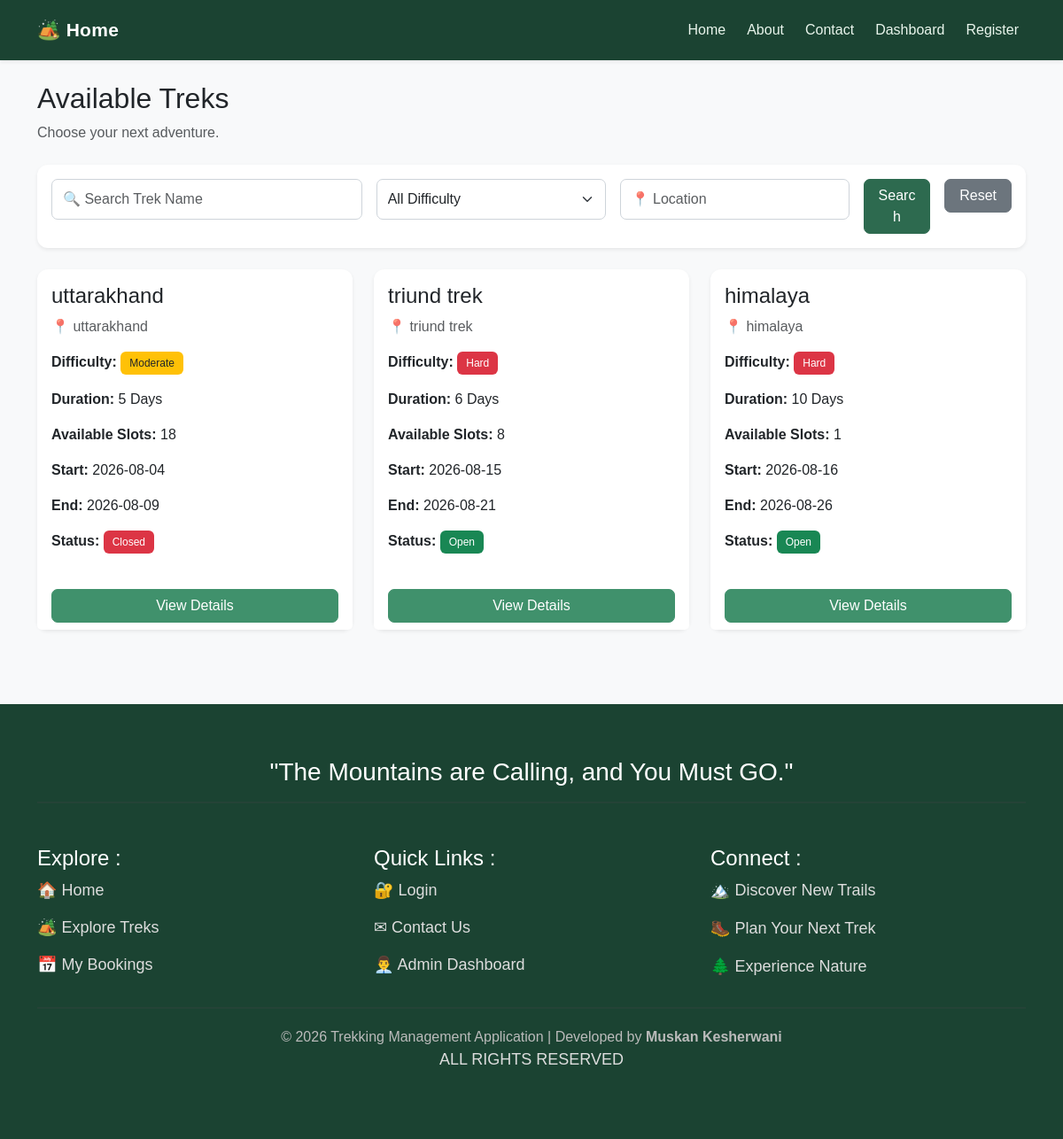
Before: /user/trek (signed in) with the older database file.
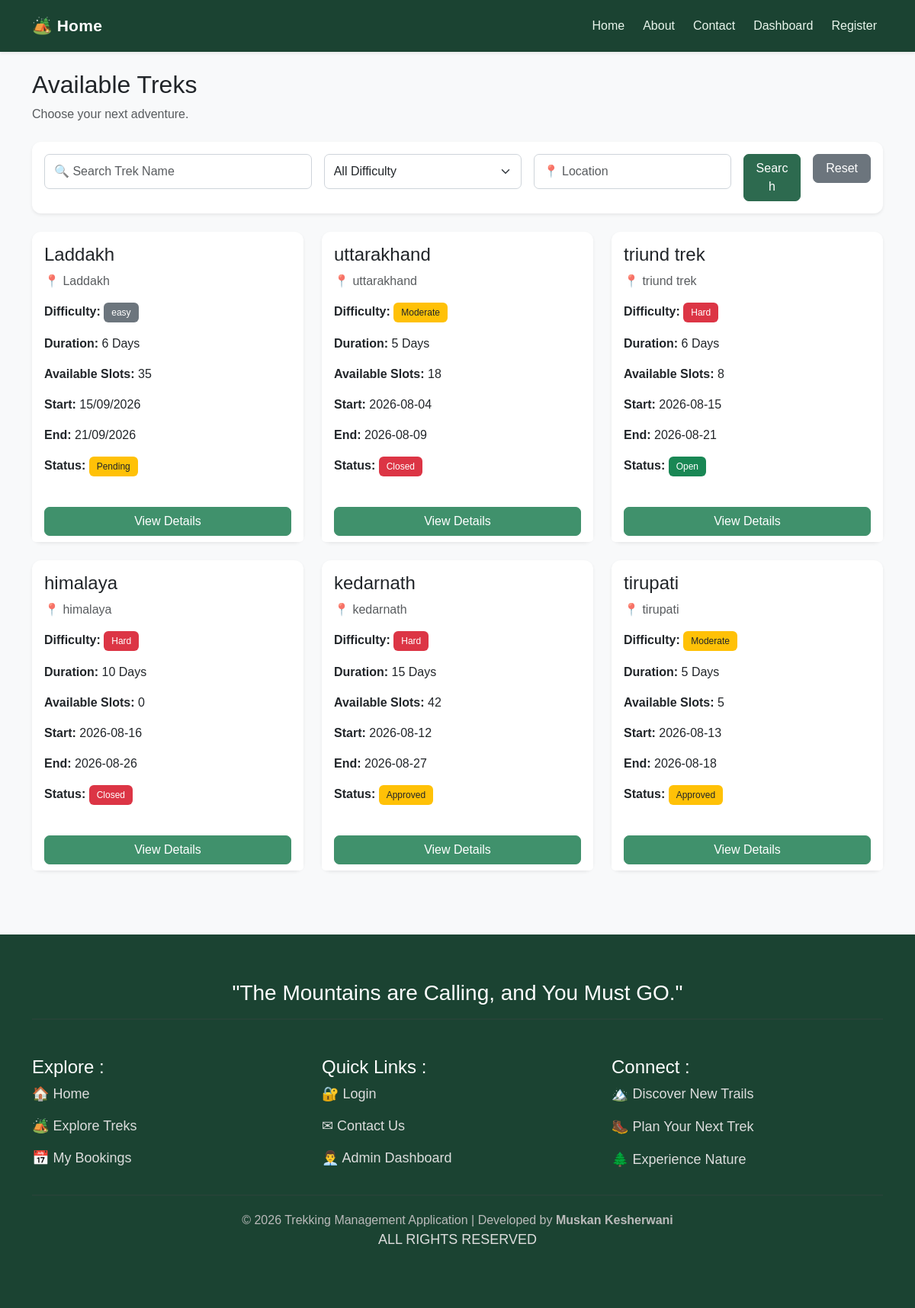
After: the same page with the newer database file.
### tables this page shows
CREATE TABLE trek (
    id INTEGER PRIMARY KEY AUTOINCREMENT,
    name TEXT NOT NULL,
    location TEXT NOT NULL,
    difficulty TEXT NOT NULL,
    duration INTEGER NOT NULL,
    available_slots INTEGER NOT NULL,
    assigned_staff_id INTEGER,
    status TEXT DEFAULT 'Pending',
    start_date TEXT NOT NULL,
    end_date TEXT NOT NULL, description TEXT,

    FOREIGN KEY (assigned_staff_id)
    REFERENCES staff(id)
);

### app.py (the view)
@app.route("/user/trek")
@user_required
def user_trek():
    search = request.args.get("search", "")
    difficulty = request.args.get("difficulty", "")
    location = request.args.get("location", "")
    connection = sqlite3.connect("trekking.db")
    cursor = connection.cursor()
    cursor.execute("""
        SELECT
            id,
            name,
            location,
            difficulty,
            duration,
            available_slots,
            start_date,
            end_date,
            status,
            description
        FROM trek
        WHERE name LIKE ?
        AND difficulty LIKE ?
        AND location LIKE ?
    """, (
        "%" + search + "%",
        "%" + difficulty + "%",
        "%" + location + "%"
    ))
    treks = cursor.fetchall()
    print("AVAILABLE SLOTS CHECK:")
    for trek in treks:
        print("Trek:", trek[1], "| Available Slots:", trek[5])
    connection.close()
    return render_template(
        "user_trek.html",
        treks=treks
    )

### app.py (called while the page is built)
def user_required(f):
    @wraps(f)
    def decorated_function(*args, **kwargs):
        if session.get("role") != "user":
            return redirect("/login")
        return f(*args, **kwargs)
    return decorated_function

### templates/user_trek.html (shortened to what this page needs)
<!DOCTYPE html>
<html lang="en">
<head>
</head>
<body>
    {% extends "base.html" %}
    {% block content %}
    <div class="mb-4">
        <h2>Available Treks</h2>
        <p class="text-muted">
            Choose your next adventure.
        </p>
    </div>
    <div class="card shadow-sm mb-4">
        <div class="card-body">
            <form method="GET" action="/user/trek">
                <div class="row g-3">
                    <div class="col-md-4">
                        <input type="text" name="search" class="form-control" placeholder="🔍 Search Trek Name"
                            value="{{ request.args.get('search', '') }}">
                    </div>
                    <div class="col-md-3">
                        <select name="difficulty" class="form-select">
                            <option value="">
                                All Difficulty
                            </option>
                        </select>
                    </div>
                    <div class="col-md-3">
                        <input type="text" name="location" class="form-control" placeholder="📍 Location"
                            value="{{ request.args.get('location', '') }}">
                    </div>
                    <div class="col-md-1">
                        <button type="submit" class="btn btn-success w-100">
                            Search
                        </button>
                    </div>
                    <div class="col-md-1">
                        <a href="/user/trek" class="btn btn-secondary w-100">
                            Reset
                        </a>
                    </div>
                </div>
            </form>
        </div>
    </div>
    <div class="row">
        {% for trek in treks %}
        <div class="col-md-6 col-lg-4 mb-4">
            <div class="card shadow-sm h-100">
                <div class="card-body">
                    <h4>
                        {{ trek[1] }}
                    </h4>
                    <p class="text-muted">
                        📍 {{ trek[2] }}
                    </p>
                    <p>
                        <strong>Difficulty:</strong>
                        {% if trek[3] == "Easy" %}
                        <span class="badge bg-success">
                            Easy
                        </span>
                        {% elif trek[3] == "Moderate" %}
                        <span class="badge bg-warning text-dark">
                            Moderate
                        </span>
                        {% elif trek[3] == "Hard" %}
                        <span class="badge bg-danger">
                            Hard
                        </span>
                        {% else %}
                        <span class="badge bg-secondary">
                            {{ trek[3] }}
                        </span>
                        {% endif %}
                    </p>
                    <p>
                        <strong>Duration:</strong>
                        {{ trek[4] }} Days
                    </p>
                    <p>
                        <strong>Available Slots:</strong>
                        {{ trek[5] }}
                    </p>
                    <p>
                        <strong>Start:</strong>
                        {{ trek[6] }}
                    </p>
                    <p>
                        <strong>End:</strong>
                        {{ trek[7] }}
                    </p>
                    <p>
                        <strong>Status:</strong>
                        {% if trek[8] == "Open" %}
                        <span class="badge bg-success">
                            Open
                        </span>
                        {% elif trek[8] == "Closed" %}
                        <span class="badge bg-danger">
                            Closed
                        </span>
                        {% else %}
                        <span class="badge bg-warning text-dark">
                            {{ trek[8] }}
                        </span>
                        {% endif %}
                    </p>
                </div>
                <div class="card-footer bg-white border-0">
                    <a href="/user/trek/{{ trek[0] }}" class="btn btn-primary w-100">
                        View Details
                    </a>
                </div>
            </div>
        </div>
        {% endfor %}
    </div>
    {% endblock %}

### templates/base.html (shortened to what this page needs)
<!DOCTYPE html>
<html lang="en">
<head>
    <link href="https://cdn.jsdelivr.net/npm/bootstrap@5.3.3/dist/css/bootstrap.min.css" rel="stylesheet">
    <link rel="stylesheet" href="{{ url_for('static', filename='css/style.css') }}">
</head>
<body>
    <nav class="navbar navbar-expand-lg navbar-dark bg-dark shadow-sm">
        <div class="container">
            <a class="navbar-brand fw-bold" href="/">
                🏕️ Home
            </a>
            <div class="collapse navbar-collapse" id="navbarContent">
                <ul class="navbar-nav ms-auto">
                    <li class="nav-item">
                        <a class="nav-link" href="/">
                            Home
                        </a>
                    </li>
                    <li class="nav-item">
                        <a class="nav-link" href="/about">
                            About
                        </a>
                    </li>
                    <li class="nav-item">
                        <a class="nav-link" href="/contact">
                            Contact
                        </a>
                    </li>
                    {% if session.get("role") == "admin" %}
                    <li class="nav-item">
                        <a class="nav-link" href="/admin/dashboard">
                            Dashboard
                        </a>
                    </li>
                    <li class="nav-item">
                        <a class="nav-link" href="/logout">
                            Logout
                        </a>
                    </li>
                    {% elif session.get("role") == "user" %}
                    <li class="nav-item">
                        <a class="nav-link" href="/user/dashboard">
                            Dashboard
                        </a>
                    </li>
                    <li class="nav-item">
                        <a class="nav-link" href="/register">
                            Register
                        </a>
                    </li>
                    {% else %}
                    <li class="nav-item">
                        <a class="nav-link" href="/login">
                            Login
                        </a>
                    </li>
                    {% endif %}
                </ul>
            </div>
        </div>
    </nav>
    <main class="mt-4 mb-5">
        <div class="container">
            {% block content %}
            {% endblock %}
        </div>
    </main>
    <footer class="site-footer">
        <div class="container">
            <div class="footer-quote text-center">
                <h3>"The Mountains are Calling, and You Must GO."</h3>
            </div>
            <hr class="footer-line">
            <div class="row mt-5">
                <div class="col-md-4">
                    <h4>Explore :</h4>
                    <a href="/" class="footer-link">
                        🏠 Home
                    </a>
                    <a href="/user/trek" class="footer-link">
                        🏕️ Explore Treks
                    </a>
                    <a href="/user/bookings" class="footer-link">
                        📅 My Bookings
                    </a>
                </div>
                <div class="col-md-4">
                    <h4>Quick Links :</h4>
                    <a href="/login" class="footer-link">🔐 Login</a>
                    <a href="/contact" class="footer-link">✉ Contact Us</a>
                    <a href="/admin/dashboard" class="footer-link">👨‍💼 Admin Dashboard</a>
                </div>
                <div class="col-md-4">
                    <h4>Connect :</h4>
                    <p>🏔️ Discover New Trails</p>
                    <p>🥾 Plan Your Next Trek</p>
                    <p>🌲 Experience Nature</p>
                </div>
            </div>
            <hr class="footer-line">
            <div class="text-center copyright">
                © 2026 Trekking Management Application |
                Developed by <strong>Muskan Kesherwani</strong>
                <p> ALL RIGHTS RESERVED</p>
            </div>
        </div>
    </footer>
</body>
</html>

### static/css/style.css (style rules this page uses)
body { background-color: #f8f9fa; color: #212529; font-family: Arial, sans-serif; min-height: 100vh; }
.navbar { background-color: #1b4332 !important; min-height: 68px; box-shadow: 0 2px 8px rgba(0, 0, 0, 0.15); }
.navbar-brand { color: #ffffff !important; font-size: 21px; font-weight: 700; letter-spacing: 0.3px; }
.nav-link { color: #e9f5ec !important; margin-left: 8px; font-weight: 500; }
.card { background-color: #ffffff; border: none; border-radius: 12px; box-shadow: 0 2px 10px rgba(0, 0, 0, 0.05); }
.btn { border-radius: 7px; font-weight: 500; }
.btn-success { background-color: #2d6a4f; border-color: #2d6a4f; }
.btn-primary { background-color: #40916c; border-color: #40916c; }
.form-control, .form-select { border-radius: 7px; padding: 10px 12px; border: 1px solid #ced4da; }
.badge { padding: 7px 10px; font-weight: 500; border-radius: 6px; }
.site-footer { background: #1B4332 !important; color:white !important; padding:60px 25px; margin-top:60px; }
.site-footer h3, .site-footer h4 { color:white !important; }
.site-footer p { color:#ddd !important; font-size:18px; }
.footer-link { display:block; color:#ddd !important; text-decoration:none !important; margin-bottom:15px; font-size:18px; }
.footer-line { border:1px solid #444; }
.copyright { color:#bbb !important; text-align:center; margin-top:20px; }

Changed rows visible on the page:
added trek: name "Laddakh", location "Laddakh", difficulty "easy", duration "6", available_slots "35", start_date "15/09/2026", end_date "21/09/2026", status "Pending"
changed trek "himalaya": available_slots "1" → "0"; status "Open" → "Closed"
added trek: name "kedarnath", location "kedarnath", difficulty "Hard", duration "15", available_slots "42", start_date "2026-08-12", end_date "2026-08-27", status "Approved"
added trek: name "tirupati", location "tirupati", difficulty "Moderate", duration "5", available_slots "5", start_date "2026-08-13", end_date "2026-08-18", status "Approved"
